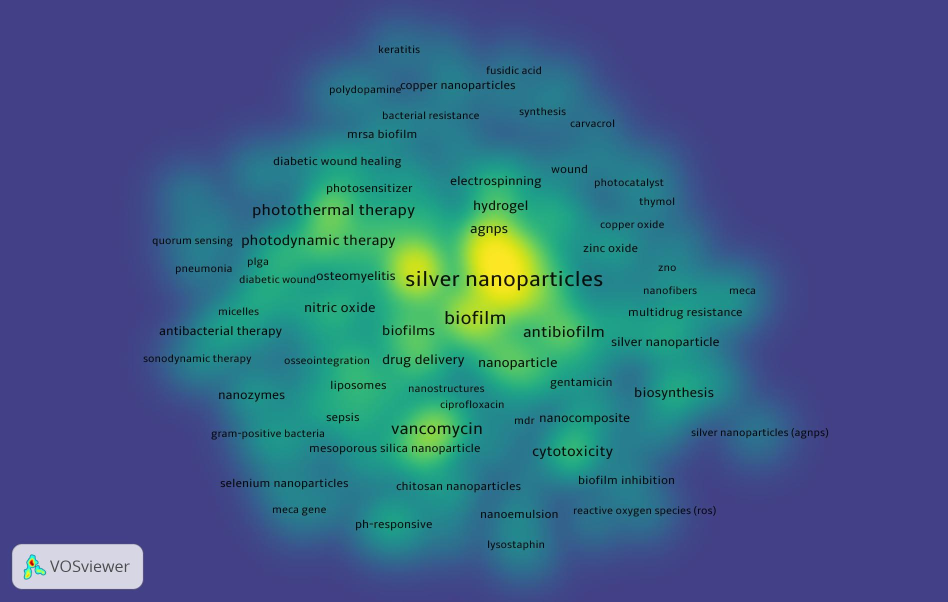
#> input picture photo2.jpg, 1896 x 1204 px, given in place of photo1.jpeg, which was not available (shown at 1/2 size)
$ python publication_figure_merge.py
#> lines starting #> are read from the running program, lines starting #| are printed output that depends on the picture; pictures that were not available may be replaced by others from this repository, and a replacement may not be noted
from PIL import Image, ImageDraw, ImageFont
import os

# [128 lines left out: function merge_images_professional, not called in this run]

# Alternative: Simple version with fixed parameters
def merge_images_simple_fixed(image1_path, image2_path, output_path="merged_figure.tiff"):
    """
    Simple version with fixed height and larger labels
    """
#> called with image1_path = 'photo1.jpeg', image2_path = 'photo2.jpg', output_path = 'figure_large_labels.tiff'

    img1 = Image.open(image1_path)
#> img1 is the input picture: PIL image 1896x1204 RGB; mean R, G, B 59.3, 97.5, 132.6
    img2 = Image.open(image2_path)

    # Set fixed height (choose based on your needs)
    target_height = 2000  # or max(img1.height, img2.height)

    # Resize maintaining aspect ratio
    w1 = int(img1.width * (target_height / img1.height))
#> w1 = 3149
    img1 = img1.resize((w1, target_height), Image.Resampling.LANCZOS)
#> img1: PIL image 3149x2000 RGB

    w2 = int(img2.width * (target_height / img2.height))
#> w2 = 3149
    img2 = img2.resize((w2, target_height), Image.Resampling.LANCZOS)

    # Create merged image
    spacing = 100
    total_width = w1 + spacing + w2
#> total_width = 6398

    merged = Image.new('RGB', (total_width, target_height), (255, 255, 255))
#> merged: PIL image 6398x2000 RGB; every value is 255
    merged.paste(img1, (0, 0))
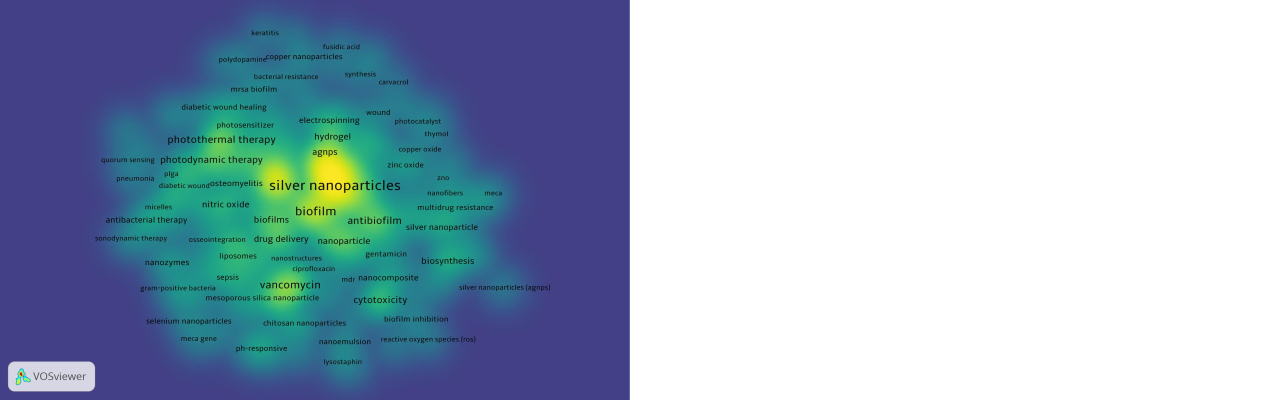
#> merged: PIL image 6398x2000 RGB (shown at 1/5 size); mean R, G, B 158.7, 177.5, 194.8
    merged.paste(img2, (w1 + spacing, 0))
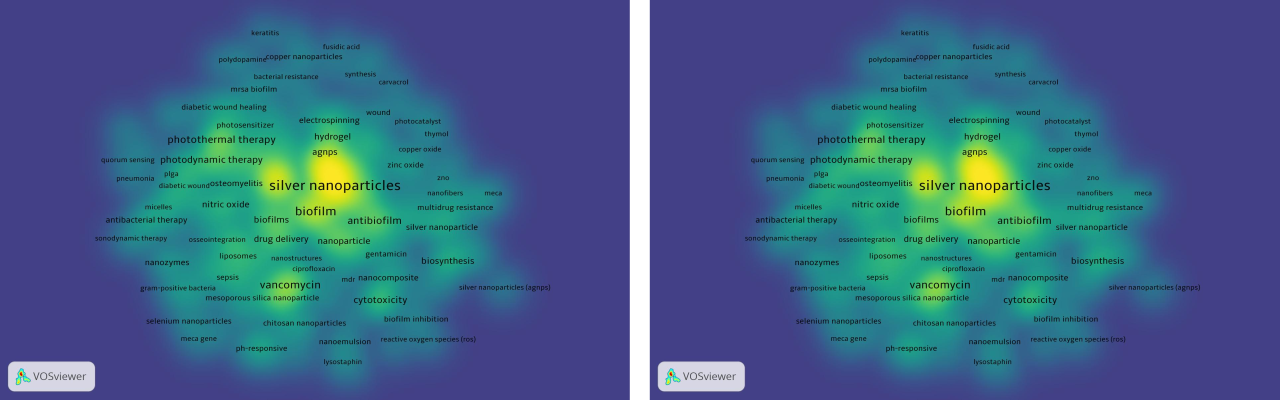
#> merged: PIL image 6398x2000 RGB (shown at 1/5 size); mean R, G, B 62.4, 99.9, 134.5

    # Add LARGE labels
    draw = ImageDraw.Draw(merged)

    # Very large font
    font_size = 150  # Much larger

    try:
        font = ImageFont.truetype("arial.ttf", font_size)
    except:
        try:
            font = ImageFont.truetype("arialbd.ttf", font_size)
        except:
            # Create large default font
            from PIL import ImageFont
            font = ImageFont.load_default()
            # Increase size
            for i in range(5):
                font = font.font_variant(size=font_size)

    # Draw labels with black border and white fill for maximum visibility
    label_positions = [
        (50, 50),  # A
        (w1 + spacing + 50, 50)  # B
    ]
#> label_positions = [(50, 50), (3299, 50)]

    for i, (x, y) in enumerate(label_positions):
        label = "A" if i == 0 else "B"

        # White background box for label
        bbox = draw.textbbox((x, y), label, font=font)
        padding = 20
        draw.rectangle(
            [bbox[0]-padding, bbox[1]-padding, bbox[2]+padding, bbox[3]+padding],
            fill=(255, 255, 255)
        )

        # Black border around box
        draw.rectangle(
            [bbox[0]-padding, bbox[1]-padding, bbox[2]+padding, bbox[3]+padding],
            outline=(0, 0, 0),
            width=5
        )

        # Black text
        draw.text((x, y), label, fill=(0, 0, 0), font=font)
#> this loop made 2 passes
#> bbox on passes 1 to 2: (50, 92, 146, 196), (3299, 92, 3393, 196)

    # Save
    merged.save(output_path, 'TIFF', compression='tiff_lzw', dpi=(600, 600))
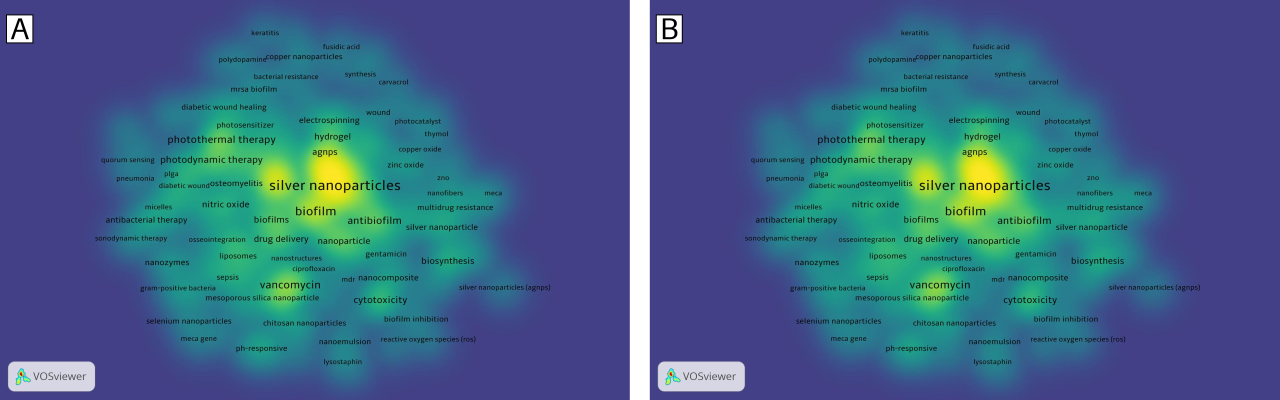
#> saved as figure_large_labels.tiff: PIL image 6398x2000 RGB (shown at 1/5 size); mean R, G, B 62.7, 100.3, 134.7

    print(f"\n✅ SIMPLE MERGE COMPLETE")
    print(f"📐 Size: {total_width} × {target_height}")
#| 📐 Size: 6398 × 2000
    print(f"🔤 Label size: VERY LARGE ({font_size}px)")

    return output_path

# Usage examples
if __name__ == "__main__":
    # Method 1: Professional (auto-adjusts)
    # merge_images_professional("image1.jpg", "image2.jpg", "figure_professional.tiff")

    # Method 2: Simple with large labels
    merge_images_simple_fixed("photo1.jpeg", "photo2.jpg", "figure_large_labels.tiff")
